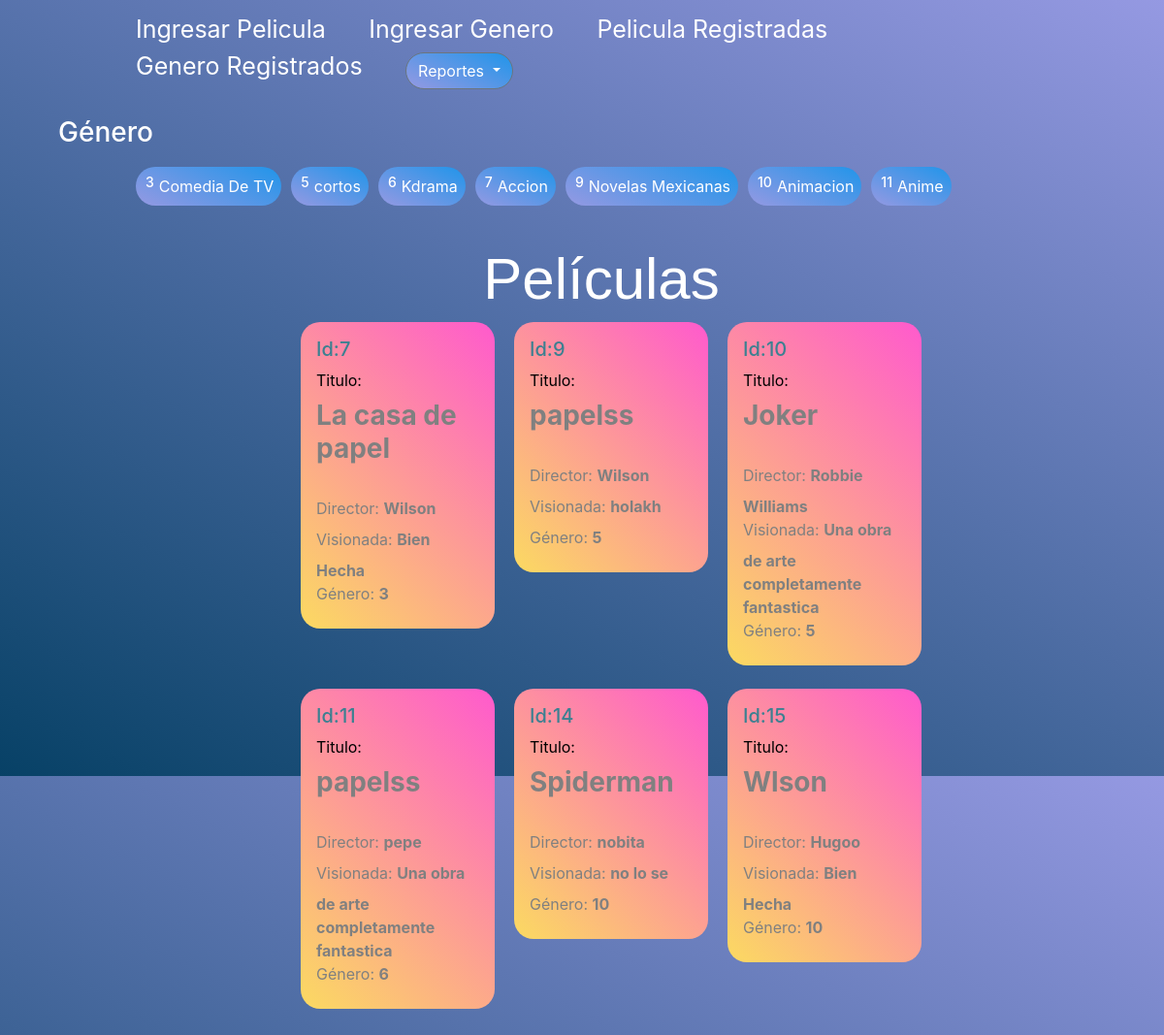
The page / on the database its author committed.
### tables this page shows
CREATE TABLE `genero` (
  `genero_id` int(11) NOT NULL,
  `nombre` varchar(150) DEFAULT NULL
);

CREATE TABLE `pelicula` (
  `pelicula_id` int(11) NOT NULL,
  `titulo` varchar(150) DEFAULT NULL,
  `director` varchar(150) DEFAULT NULL,
  `anio` varchar(4) DEFAULT NULL,
  `formato` varchar(5) DEFAULT NULL,
  `visionada` varchar(150) DEFAULT NULL,
  `genero_id` int(11) DEFAULT NULL
);

### index.php (the view, shortened to what this page needs)
    <!DOCTYPE html>
<html lang="en">
<head>
    <link href="https://cdn.jsdelivr.net/npm/remixicon@2.5.0/fonts/remixicon.css" rel="stylesheet">
    <link rel="stylesheet" href="https://cdn.jsdelivr.net/npm/bootstrap@4.6.0/dist/css/bootstrap.min.css">
    <link rel="stylesheet" href="../RecuperacionPeliculas/styles.css">
</head>
<body style ="background-color: #074166;
background-image: linear-gradient(27deg, #074166 0%, #9599E2 100%);
 ">
  <div class="contenidoPrincipal">
    <div class="barranavegacion">
        <nav>
            <ul >
                <li><a style="color:white;" href="#insert" data-toggle="modal" data-target="#insert">Ingresar Pelicula</a></li>
                <li><a style="color:white;" href="#insertar" data-toggle="modal" data-target="#insertar">Ingresar Genero</a></li>
                <li><a style="color:white;" href="#MPelicula" data-toggle="modal" data-target="#MPelicula"> Pelicula Registradas</a></li>
                <li><a style="color:white;" href="#MGenero" data-toggle="modal" data-target="#MGenero">Genero Registrados</a></li>
                <li>
                    <div class="dropdown">
                    <button style=" color:white; background-color: #2095ea;
                                    background-image: linear-gradient(206deg, #2095ea 0%, #9599E2 100%); border-radius:20px;"    class="btn btn-secondary dropdown-toggle" type="button" id="dropdownMenuButton" data-toggle="dropdown" aria-haspopup="true" aria-expanded="false">
                    Reportes
                    </button>
                </li>
</div>
    </div>
    <div class="contenidoGenero " >
        <h3 style="color:white;">Género</h3>
        <div class="conteidoEntrante" style="display: inline-flex; margin:10px">
        <?php
                    include("../RecuperacionPeliculas/model/conexion.php");
                        $query = "SELECT * FROM genero";
                        $resultado = $conexion->query($query);
                        while($row = $resultado->fetch_assoc()){
                            ?>
                                <div id="generosIndivuduales" name="generosIndivuduales" style="display: inline-flex;
                                    color: white;
                                    background-color: #2095ea;
                                    background-image: linear-gradient(206deg, #2095ea 0%, #9599E2 100%);
                                    padding: .5rem;
                                    border-radius: 20px;
                                    font-size: 1rem; margin-left:10px;" >
                                        <h3 style="color:white; font-size:14px; margin-left:2px" ><?php echo $row['genero_id'] ?></h3>
                                        <span  style="margin-left:5px" class="nombredelgenero"><?php echo $row['nombre'] ?></span>
                                </div>
                            <?php
                        }
                        ?>
        </div>
    </div>
    <div class="contenido">
        <h1 class="titulop" style="color:white;">Películas</h1>
        <div class="contenidoPelicula">
                <?php
                    include("../RecuperacionPeliculas/model/conexion.php");
                        $query = "SELECT * FROM pelicula";
                        $resultado = $conexion->query($query);
                        while($row = $resultado->fetch_assoc()){
                            ?>
                                <div class="pelicula1">
                                     <form action="" style=" color:white; background-color: #FBDA61;
                                    background-image: linear-gradient(45deg, #FBDA61 0%, #FF5ACD 100%);margin-left:20px;
                                     width:200px ;padding:1rem; border-radius:20px;">
                                        <h5 name="pelicula_id" id="pelicula_id" style="color: #3c8091;">Id:<?php echo $row['pelicula_id'] ?></h5>
                                        <label for="" style="color:black;">Titulo:</label>
                                        <h3 style="color: gray;" class="nombredelpelicula"><b><?php echo $row['titulo'] ?></b></h3>
                                        <br>
                                        <label  style="color:gray; for="">Director:</label>
                                        <span style="color:gray;  class="tipodelpelicula"><b> <?php echo $row['director'] ?> </b></span>
                                        <br>
                                        <label style="color:gray;   for="">Visionada:</label>
                                        <span style="color:gray;  class="tipodelpelicula"> <b> <?php echo $row['visionada'] ?> </b></span>
                                        <br>
                                        <label style="color:gray;  for="">Género:</label>
                                        <span style="color:gray;  class="idpelicula"> <b> <?php echo $row['genero_id'] ?> </b></span>
                                        <br>
                                    </form>
                                        <br>
                                </div>
                            <?php
                        }
                        ?>
        </div>
    </div>
</body>
</html>

### styles.css (style rules this page uses)
* { margin: 0; padding: 0; }
body { height: 100vh; width: 100%; background-position: center; background-size: cover; padding-left: 5%; padding-right: 5%; box-sizing: border-box; }
.barranavegacion { width: 100%; height: 15vh; margin: auto; display: flex; align-items: center; }
nav { flex: 1; padding-left: 60px; }
nav ul li { display: inline-block; list-style: none; margin: 0px 20px ; }
nav ul li a { text-decoration: none; color: #333; font-size: 25px; }
.contenido { margin: 10px; padding: 10px; margin-left: 140px; margin-right: 100px; }
.titulop { text-align: center; font-size: 60px; color: #87adfe ; margin-top: 10px; font-family: sans-serif; }
.contenidoPelicula { width: auto; max-width: auto; height: auto; display: flex; flex-wrap: wrap; justify-content: center; overflow: hidden; }
.conteidoEntrante { flex: 1; padding-left: 60px; }

### rows shown on the page
genero: genero_id "3", nombre "Comedia De TV"
genero: genero_id "5", nombre "cortos"
genero: genero_id "6", nombre "Kdrama"
genero: genero_id "7", nombre "Accion"
genero: genero_id "9", nombre "Novelas Mexicanas"
genero: genero_id "10", nombre "Animacion"
genero: genero_id "11", nombre "Anime"
pelicula: pelicula_id "7", titulo "La casa de papel", director "Wilson", visionada "Bien Hecha", genero "3"
pelicula: pelicula_id "9", titulo "papelss", director "Wilson", visionada "holakh", genero "5"
pelicula: pelicula_id "10", titulo "Joker", director "Robbie Williams", visionada "Una obra de arte completamente fantastica", genero "5"
pelicula: pelicula_id "11", titulo "papelss", director "pepe", visionada "Una obra de arte completamente fantastica", genero "6"
pelicula: pelicula_id "14", titulo "Spiderman", director "nobita", visionada "no lo se", genero "10"
pelicula: pelicula_id "15", titulo "Wlson", director "Hugoo", visionada "Bien Hecha", genero "10"
